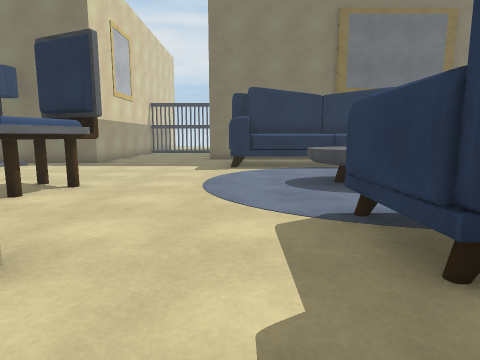
view 1 (above)

20 first-person views from a walk through a Unity game level. The camera is 1.2 m above the floor, tilts 8° down and sees 75° across. The floor is counted in squares, 1 m on a side. Each view is taken from the middle of a square. On the plan, view 1 faces up. The plan holds only what a view shows up to about 13 squares ahead; the rest is blank. Some animated figures are not drawn.

view 2
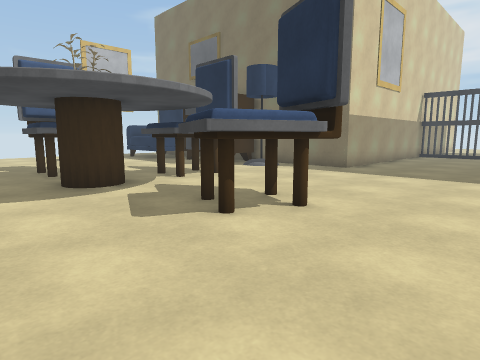

view 3
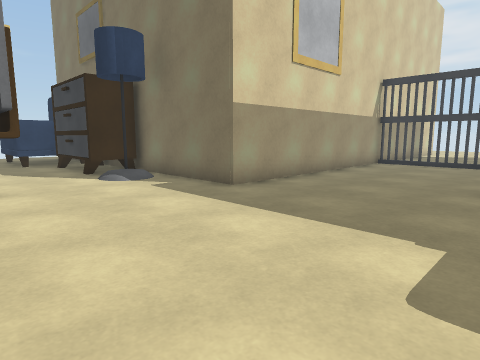

view 4
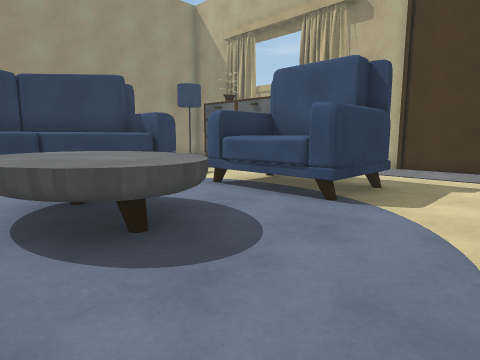

view 5
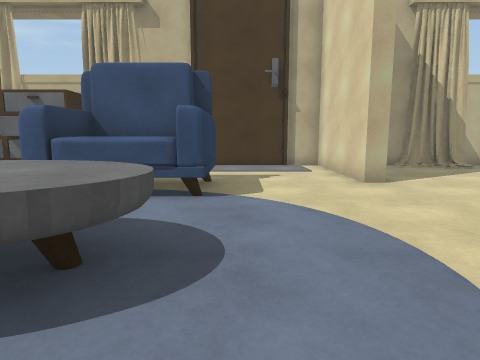

view 6
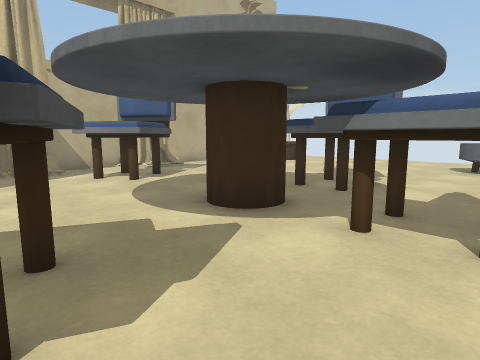

view 7
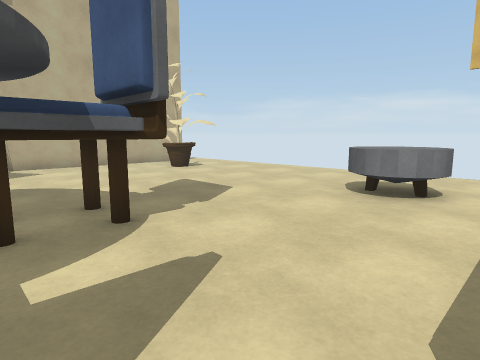

view 8
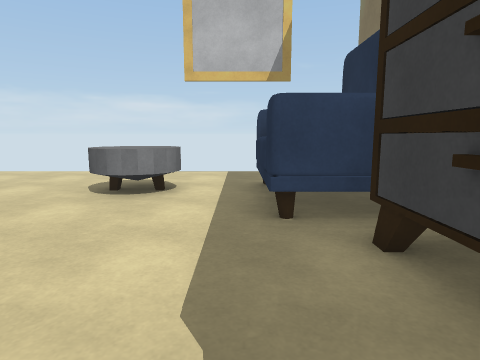

view 9
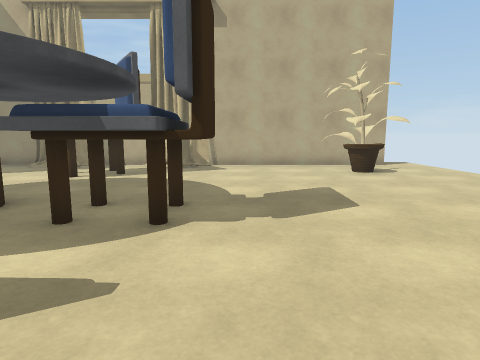

view 10
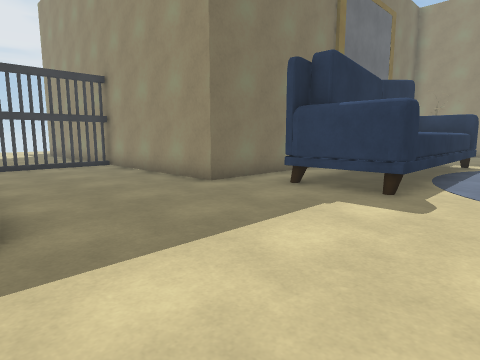

view 11
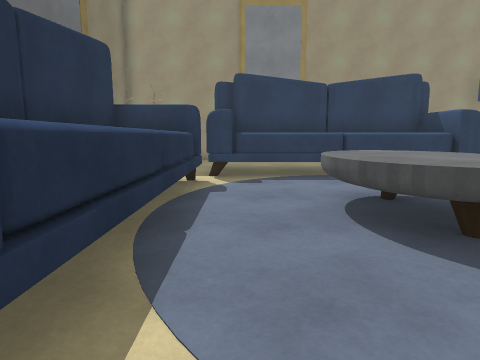

view 12
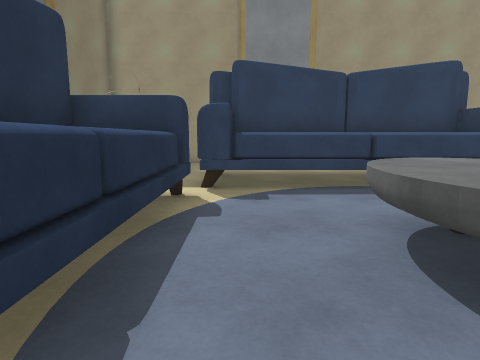

view 13
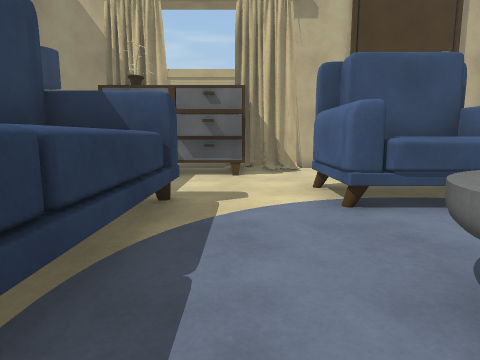

view 14
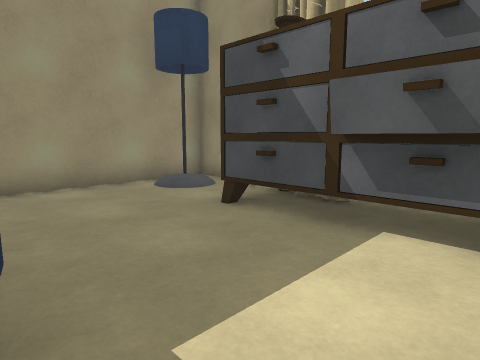

view 15
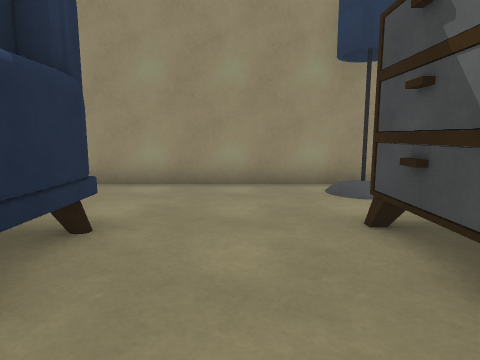

view 16
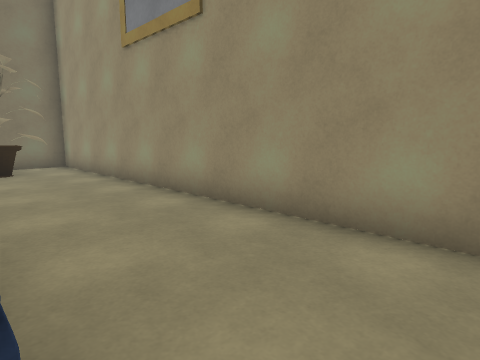

view 17
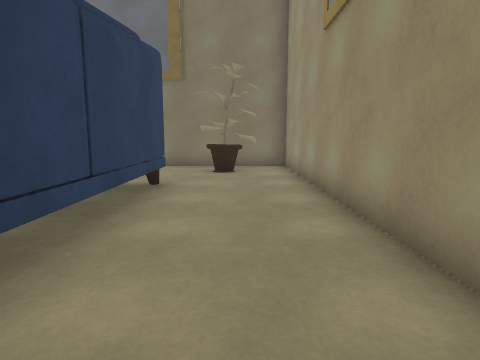

view 18
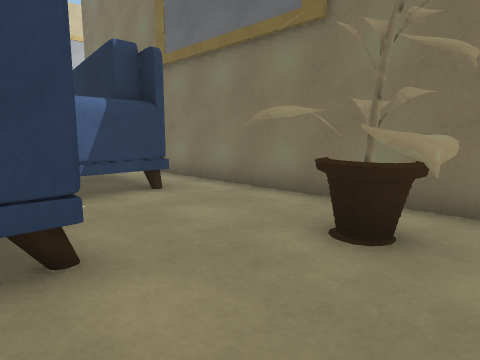

view 19
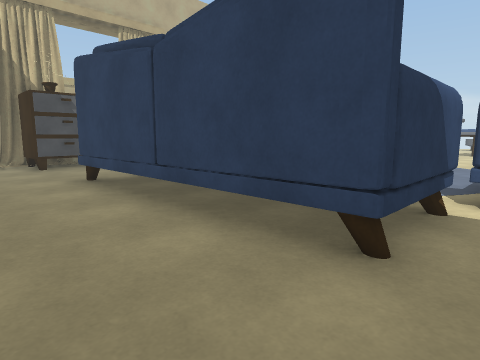

view 20
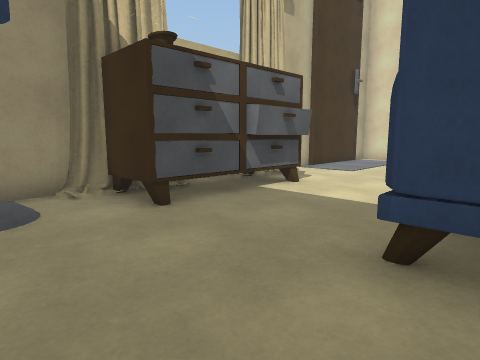

### Floor plan
Key: @ floor where view 1 was taken; # wall or solid block; x gap in a wall; . floor; ^ raised ledge; v drop or lower ground; L lamp; C chair; U curtain; T thing the floor can be seen under or through; O other object.
Columns run from 22 left of view 1 to 15 right of it. Each row starts with its distance up from view 1.
 23                  xxx##
 22                #.....#
 21                #.....#
 20                #.....#
 19                #.....#
 18                #.....#
 17                #.....####  ###########
 16                #..................  .#
 15                #......#      ##...OO.#
 14         O OO####......#  #^####...OO.#
 13     OOOOOOOOL.........#      ##...OO.#
 12  ..OO OO..............#^^^^^^TTTT#...#
 11 v...OOO.......................^^TT...#
 10 v...O.......CC...........OO...^^^T...#
  9 v..OOO...... CC..C......OOOO..^^^T...#
  8   .OOO......CC...CC.....OOOOO.^^^T...#
  7   .......CCC.O..CCC......OOO..^^^T...#
  6  ........CCCOO..CCC...........^^^T...#
  5 v........CCC.O..........OOOO..^^^T...#
  4 v.......................O  O..##TT...#
  3 v.......................OOOO.........#
  2  ..OO.......CC.....##...O  O.........#
  1 v...OO.....CCCC.... #.........O......#
  0 v..#O.......CC..... #.@......OOOOO...#
 -1 v..  O....U....U..  #     ...UOOUU..L#
 -2  .####################OOO####U## U####

Where each view was taken, in squares from view 1:
view 1: 0 up, 0 right, facing up
view 2: 3 up, 1 left, facing up-left
view 3: 9 up, 1 left, facing up-left
view 4: 10 up, 1 left, facing down-right
view 5: 11 up, 1 right, facing down
view 6: 10 up, 5 left, facing down-left
view 7: 11 up, 11 left, facing down-left
view 8: 11 up, 11 left, facing left
view 9: 11 up, 14 left, facing down
view 10: 10 up, 7 left, facing up-right
view 11: 11 up, 1 left, facing right
view 12: 11 up, 1 right, facing right
view 13: 10 up, 7 right, facing down
view 14: 4 up, 7 right, facing down-right
view 15: 2 up, 7 right, facing right
view 16: 3 up, 11 right, facing up-right
view 17: 4 up, 13 right, facing up
view 18: 11 up, 14 right, facing up-left
view 19: 13 up, 14 right, facing down-left
view 20: 5 up, 14 right, facing down-left
